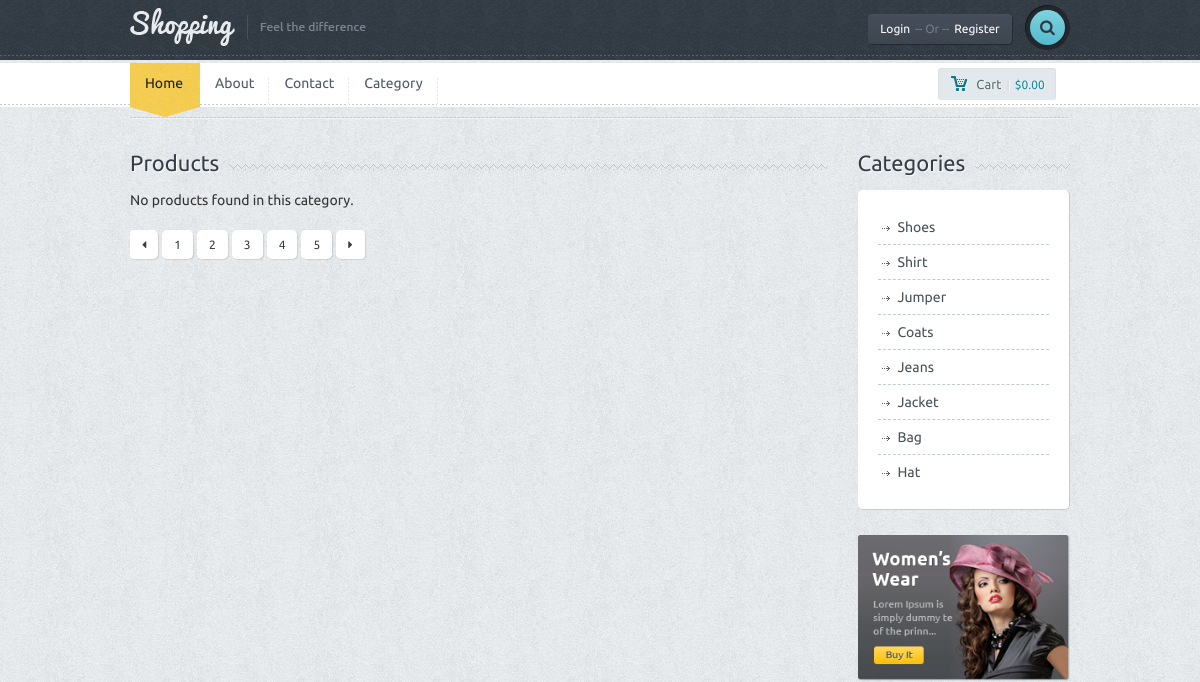
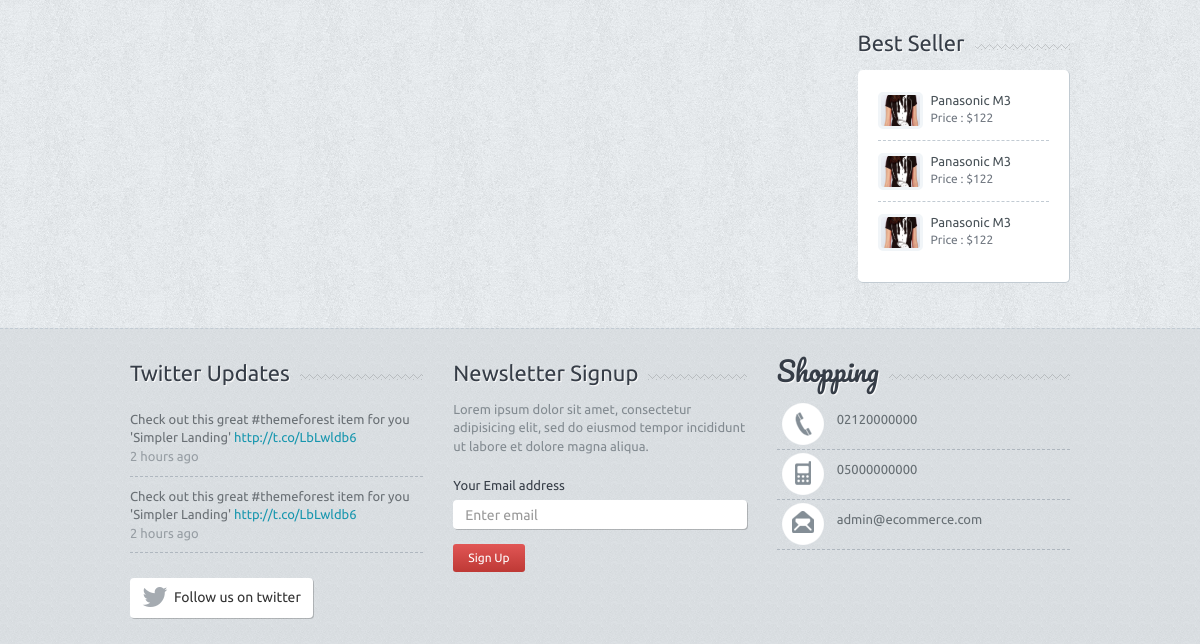
The app's page /categories.php (upper part), older data (2 pictures, top to bottom).
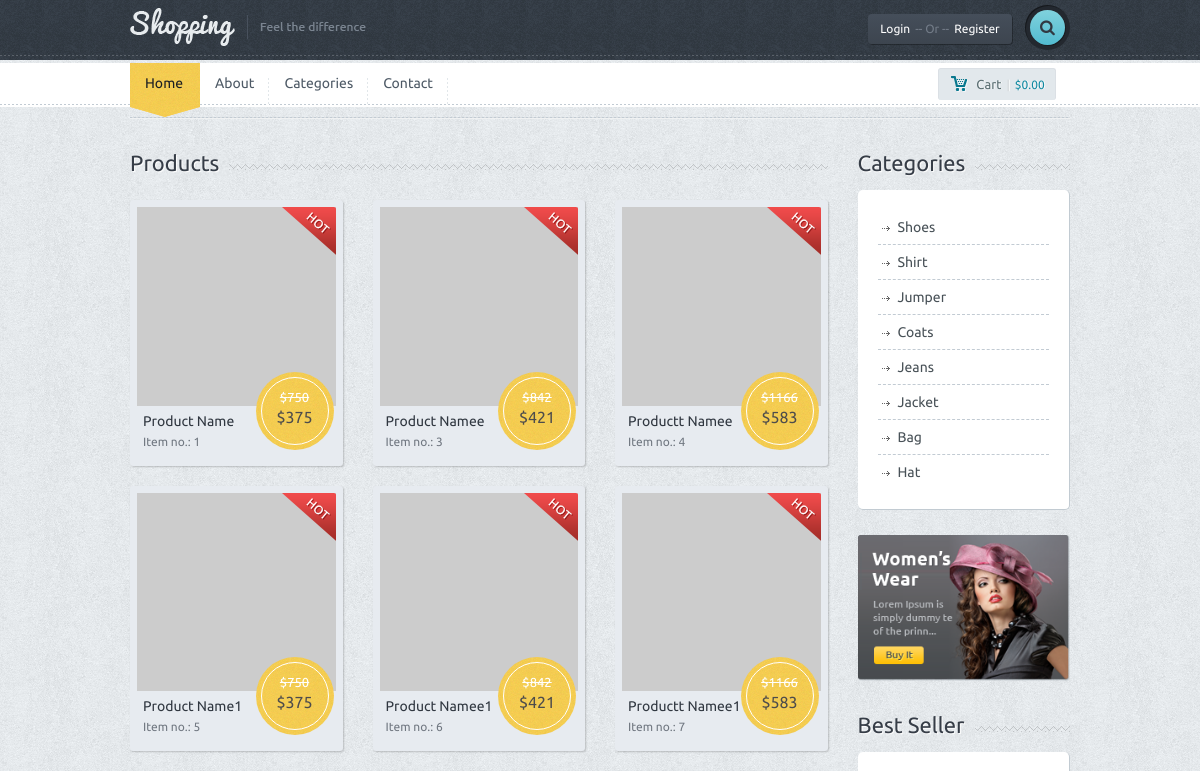
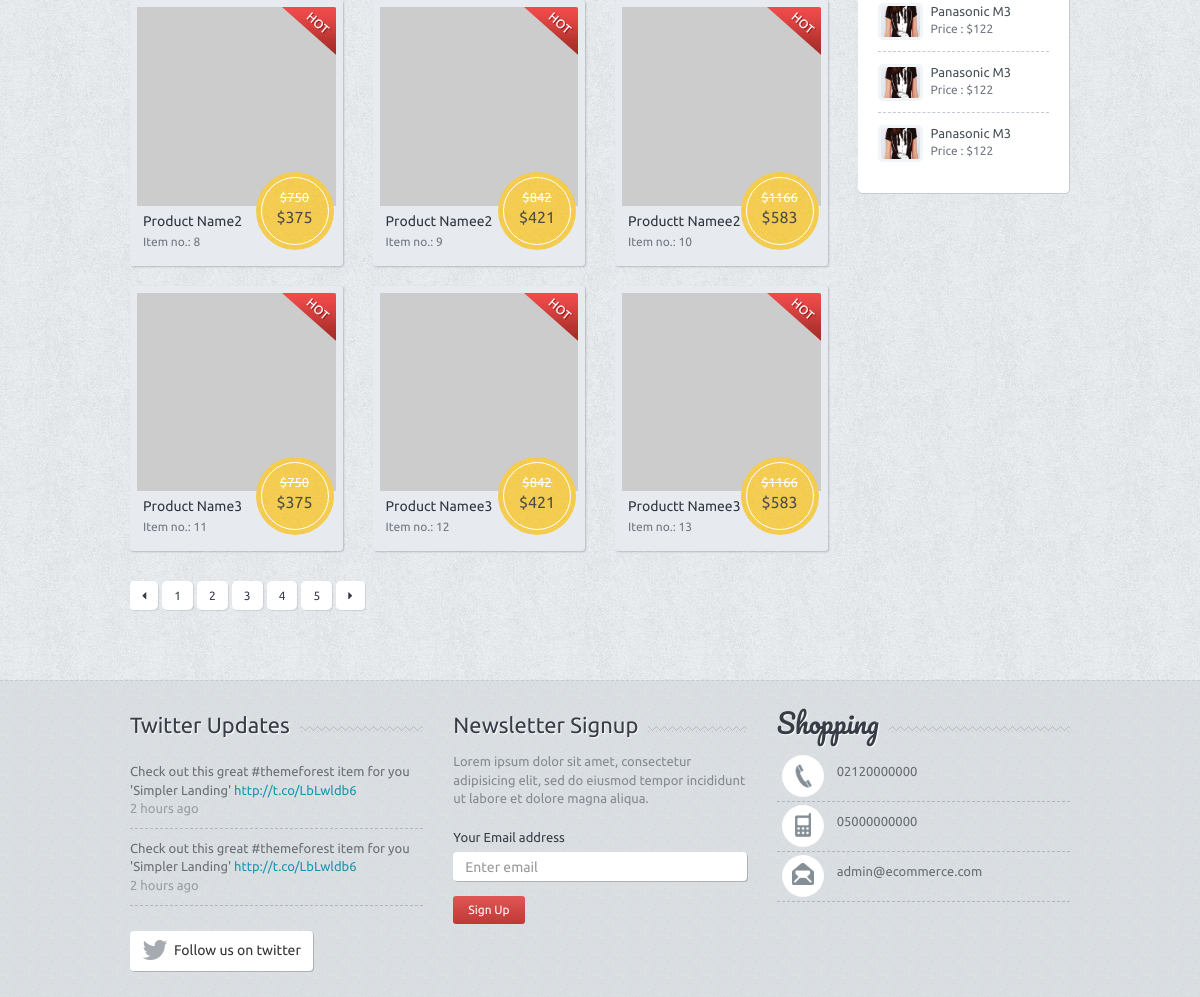
The same page, newer data (2 pictures, top to bottom).
### tables this page shows
CREATE TABLE `setting` (
  `setting_id` int(11) NOT NULL,
  `setting_logo` varchar(150) DEFAULT NULL,
  `setting_url` varchar(50) NOT NULL,
  `setting_title` varchar(250) DEFAULT NULL,
  `setting_description` varchar(250) DEFAULT NULL,
  `setting_keywords` varchar(250) DEFAULT NULL,
  `setting_author` varchar(100) DEFAULT NULL,
  `setting_tel` varchar(50) DEFAULT NULL,
  `setting_gsm` varchar(50) DEFAULT NULL,
  `setting_fax` varchar(50) DEFAULT NULL,
  `setting_mail` varchar(50) DEFAULT NULL,
  `setting_district` varchar(50) DEFAULT NULL,
  `setting_country` varchar(50) DEFAULT NULL,
  `setting_adress` varchar(250) DEFAULT NULL,
  `setting_time` varchar(250) DEFAULT NULL,
  `setting_maps` varchar(250) DEFAULT NULL,
  `setting_analystic` varchar(250) DEFAULT NULL,
  `setting_desk` varchar(250) DEFAULT NULL,
  `setting_facebook` varchar(100) DEFAULT NULL,
  `setting_twitter` varchar(100) DEFAULT NULL,
  `setting_google` varchar(100) DEFAULT NULL,
  `setting_youtube` varchar(100) DEFAULT NULL,
  `setting_smtphost` varchar(50) DEFAULT NULL,
  `setting_smtppassword` varchar(50) DEFAULT NULL,
  `setting_smtpport` varchar(50) DEFAULT NULL,
  `setting_live` enum('0','1') NOT NULL DEFAULT '1'
);

CREATE TABLE `menu` (
  `menu_id` int(11) NOT NULL,
  `menu_top` varchar(50) NOT NULL,
  `menu_name` varchar(100) NOT NULL,
  `menu_detail` text NOT NULL,
  `menu_url` varchar(250) NOT NULL,
  `menu_order` int(2) NOT NULL,
  `menu_status` enum('0','1') NOT NULL,
  `menu_seourl` varchar(250) NOT NULL
);

CREATE TABLE `categories` (
  `category_id` int(11) NOT NULL,
  `category_name` varchar(100) NOT NULL,
  `category_top` int(2) NOT NULL,
  `category_seourl` varchar(250) NOT NULL,
  `category_order` int(2) NOT NULL,
  `category_status` enum('0','1') NOT NULL DEFAULT '1'
);

CREATE TABLE `product` (
  `product_id` int(11) NOT NULL,
  `category_id` int(11) NOT NULL,
  `product_time` timestamp NOT NULL DEFAULT CURRENT_TIMESTAMP,
  `product_name` varchar(250) NOT NULL,
  `product_seourl` varchar(250) NOT NULL,
  `product_detail` text NOT NULL,
  `product_price` float(9,2) NOT NULL,
  `product_video` varchar(50) NOT NULL,
  `product_keyword` varchar(250) NOT NULL,
  `product_stock` int(11) NOT NULL,
  `product_status` enum('0','1') NOT NULL,
  `product_order` int(2) NOT NULL,
  `product_homeshowcase` enum('0','1') NOT NULL DEFAULT '0'
);

### admin/production/function.php (called while the page is built, shortened)
<?php
function seo($str, $options = array())
{
    $str = mb_convert_encoding((string)$str, 'UTF-8', mb_list_encodings());
    $defaults = array(
        'delimiter' => '-',
        'limit' => null,
        'lowercase' => true,
        'replacements' => array(),
        'transliterate' => true
    );
    $options = array_merge($defaults, $options);
    $str = preg_replace(array_keys($options['replacements']), $options['replacements'], $str);
    if ($options['transliterate']) {
        $str = str_replace(array_keys($char_map), $char_map, $str);
    }
    $str = preg_replace('/[^\p{L}\p{Nd}]+/u', $options['delimiter'], $str);
    $str = preg_replace('/(' . preg_quote($options['delimiter'], '/') . '){2,}/', '$1', $str);
    $str = mb_substr($str, 0, ($options['limit'] ? $options['limit'] : mb_strlen($str, 'UTF-8')), 'UTF-8');
    $str = trim($str, $options['delimiter']);
    return $options['lowercase'] ? mb_strtolower($str, 'UTF-8') : $str;
}
?>

### categories.php (the view, shortened to what this page needs)
<?php
	require_once 'header.php';
	if(isset($_GET['sef'])) {
		$categorycontrol=$db->prepare("SELECT * FROM categories WHERE category_seourl=:seourl");
		$categorycontrol->execute(
			[
				'seourl' => $_GET['sef']
			]
		);
		$categorybring=$categorycontrol->fetch(PDO::FETCH_ASSOC);
		$category_id=$categorybring['category_id'];
		$productcontrol=$db->prepare("SELECT * FROM product WHERE category_id=:category_id order by product_order ASC");
		$productcontrol->execute(
			[
				'category_id' => $category_id
			]
		);
	} else {
		$productcontrol=$db->prepare("SELECT * FROM product order by product_order ASC");
		$productcontrol->execute();
	}
?>
<div class="container">
	<div class="lines"></div>
</div>
<div class="container">
	<div class="row">
		<div class="col-md-9">
			<div class="title-bg">
				<div class="title">Products</div>
			</div>
			<div class="row prdct">
				<?php
					$check=$productcontrol->rowCount();
					if ($check==0) {
						echo "<div class='col-md-12'>No products found in this category.</div>";
					}
					while($productbring=$productcontrol->fetch(PDO::FETCH_ASSOC)) {
				?>
				<div class="col-md-4">
					<div class="productwrap">
						<div class="pr-img">
							<div class="hot"></div>
							<a href="product-<?=seo($productbring["product_name"]).'-'.$productbring["product_id"]?>"><img src="http://via.placeholder.com/250x250" alt="" class="img-responsive"></a>
							<div class="pricetag on-sale"><div class="inner on-sale"><span class="onsale"><span class="oldprice">$<?php echo $productbring['product_price']*2 ?></span>$<?php echo $productbring['product_price'] ?></span></div></div>
						</div>
						<span class="smalltitle"><a href="#"><?php echo $productbring['product_name'] ?></a></span>
						<span class="smalldesc">Item no.: <?php echo $productbring['product_id'] ?></span>
					</div>
				</div>
				<?php } ?>
			</div>
			<ul class="pagination shop-pag">
				<li><a href="#"><i class="fa fa-caret-left"></i></a></li>
				<li><a href="#">1</a></li>
				<li><a href="#">2</a></li>
				<li><a href="#">3</a></li>
				<li><a href="#">4</a></li>
				<li><a href="#">5</a></li>
				<li><a href="#"><i class="fa fa-caret-right"></i></a></li>
			</ul>
		</div>
		<?php require_once 'sidebar.php'; ?>
	</div>
	<div class="spacer"></div>
</div>
<?php
	require_once 'footer.php';
?>

### header.php (shortened to what this page needs)
<?php
    require_once 'admin/system/connect.php';
	require_once 'admin/production/function.php';
	$sql=$db->prepare("SELECT * FROM setting WHERE setting_id=:id");
	$sql->execute(['id' => 1]);
	$settingbring=$sql->fetch(PDO::FETCH_ASSOC);
	$usersql=$db->prepare("SELECT * FROM user WHERE user_mail=:mail");
    $usersql->execute(['mail' => $_SESSION['usercustomer_mail']]);
    $userbring=$usersql->fetch(PDO::FETCH_ASSOC);
?>
<!DOCTYPE html>
<html lang="en">
  <head>
	<link href='font-awesome\css\font-awesome.css' rel="stylesheet" type="text/css">
    <link href="bootstrap\css\bootstrap.min.css" rel="stylesheet">
	<link rel="stylesheet" href="style.css">
	<link rel="stylesheet" type="text/css" href="js\product\jquery.fancybox.css?v=2.1.5" media="screen">
	<link rel="stylesheet" href="css\owl.carousel.css">
	<link rel="stylesheet" href="css\owl.transitions.css">
  </head>
  <body>
  <div id="wrapper">
	<div class="header">
		<div class="container">
			<div class="row">
				<div class="col-xs-6 col-md-4 main-logo">
					<a href="index"><img src="<?php echo $settingbring['setting_logo']; ?>" alt="logo" class="logo img-responsive"></a>
				</div>
				<div class="col-md-8">
					<div class="pushright">
						<div class="top">
							<?php
								if(!isset($_SESSION['usercustomer_mail'])) {
							?>
								<a href="#" id="reg" class="btn btn-default btn-dark">Login<span>-- Or --</span>Register</a>
							<?php } else { ?>
								<a href="#" class="btn btn-default btn-dark">Welcome<span><?php echo $userbring['user_name']; ?> </span></a>
							<?php } ?>
							<div class="srch-wrap">
								<a href="#" id="srch" class="btn btn-default btn-search"><i class="fa fa-search"></i></a>
							</div>
						</div>
					</div>
				</div>
			</div>
		</div>
		<div class="dashed"></div>
	</div>
	<div class="main-nav">
		<div class="navbar navbar-default navbar-static-top">
			<div class="container">
				<div class="row">
					<div class="col-md-10">
						<div class="navbar-collapse collapse">
							<ul class="nav navbar-nav">
								<li><a href="index" class="active">Home</a><div class="curve"></div></li>
								<?php
									$menucontrol=$db->prepare("SELECT * FROM menu where menu_status=:mstatus order by menu_order ASC limit 5");
									$menucontrol->execute(
										[
											'mstatus' => 1
										]
									);
									while($menubring=$menucontrol->fetch(PDO::FETCH_ASSOC)) {
								?>
									<li><a href="<?php if(!empty($menubring['menu_url'])) { echo $menubring['menu_url']; } else { echo "page-".seo($menubring['menu_name']);} ?>"><?php echo $menubring['menu_name']?></a></li>
								<?php } ?>
							</ul>
						</div>
					</div>
					<div class="col-md-2 machart">
						<button id="popcart" class="btn btn-default btn-chart btn-sm "><span class="mychart">Cart</span>|<span class="allprice">$0.00</span></button>
					</div>
				</div>
			</div>
		</div>
	</div>

### sidebar.php
<div class="col-md-3">
				<div class="title-bg">
					<div class="title">Categories</div>
				</div>
				<div class="categorybox">
					<ul>
						<?php
							$categorycontrol=$db->prepare("SELECT * FROM categories order by category_order ASC");
							$categorycontrol->execute();
							while($categorybring=$categorycontrol->fetch(PDO::FETCH_ASSOC)) {
						?>
						<li><a href="category-<?=seo($categorybring["category_name"])?>"><?php echo $categorybring['category_name'] ?></a></li>
						<?php } ?>
					</ul>
				</div>
				<div class="ads">
					<a href="product.htm"><img src="images\ads.png" class="img-responsive" alt=""></a>
				</div>
				<div class="title-bg">
					<div class="title">Best Seller</div>
				</div>
				<div class="best-seller">
					<ul>
						<li class="clearfix">
							<a href="#"><img src="images\demo-img.jpg" alt="" class="img-responsive mini"></a>
							<div class="mini-meta">
								<a href="#" class="smalltitle2">Panasonic M3</a>
								<p class="smallprice2">Price : $122</p>
							</div>
						</li>
						<li class="clearfix">
							<a href="#"><img src="images\demo-img.jpg" alt="" class="img-responsive mini"></a>
							<div class="mini-meta">
								<a href="#" class="smalltitle2">Panasonic M3</a>
								<p class="smallprice2">Price : $122</p>
							</div>
						</li>
						<li class="clearfix">
							<a href="#"><img src="images\demo-img.jpg" alt="" class="img-responsive mini"></a>
							<div class="mini-meta">
								<a href="#" class="smalltitle2">Panasonic M3</a>
								<p class="smallprice2">Price : $122</p>
							</div>
						</li>
					</ul>
				</div>
			</div>

### footer.php (shortened to what this page needs)
<div class="f-widget">
		<div class="container">
			<div class="row">
				<div class="col-md-4">
					<div class="title-widget-bg">
						<div class="title-widget">Twitter Updates</div>
					</div>
					<ul class="tweets">
						<li>Check out this great #themeforest item for you
						'Simpler Landing' <a href="#">http://t.co/LbLwldb6 </a>
						<span>2 hours ago</span></li>
						<li class="lastone">Check out this great #themeforest item for you
						'Simpler Landing' <a href="#">http://t.co/LbLwldb6 </a>
						<span>2 hours ago</span></li>
					</ul>
					<a href="#" class="btn btn-default btn-follow"><i class="fa fa-twitter fa-2x"></i><div>Follow us on twitter</div></a>
				</div>
				<div class="col-md-4">
					<div class="title-widget-bg">
						<div class="title-widget">Newsletter Signup</div>
					</div>
					<div class="newsletter">
						<p>
							Lorem ipsum dolor sit amet, consectetur adipisicing elit, sed do eiusmod tempor incididunt ut labore et dolore magna aliqua.
						</p>
						<form role="form">
							<div class="form-group">
								<label>Your Email address</label>
								<input type="email" class="form-control newstler-input" id="exampleInputEmail1" placeholder="Enter email">
								<button class="btn btn-default btn-red btn-sm">Sign Up</button>
							</div>
						</form>
					</div>
				</div>
				<div class="col-md-4">
					<div class="title-widget-bg">
						<div class="title-widget-cursive">Shopping</div>
					</div>
					<ul class="contact-widget">
						<li class="fphone"><?php echo $settingbring['setting_tel']; ?></li>
						<li class="fmobile"><?php echo $settingbring['setting_gsm']; ?></li>
						<li class="fmail lastone"><?php echo $settingbring['setting_mail']; ?></li>
					</ul>
				</div>
			</div>
		</div>
	</div>
	</div>
  </body>
</html>

Row changes from the older to the newer data that the page shows:
changed menu: menu_name "Category" → "Categories"; moves up the list
added product: $productbring['product_price']*2 "750", product_price "375", product_name "Product Name", product_id "1"
added product: $productbring['product_price']*2 "842", product_price "421", product_name "Product Namee", product_id "3"
added product: $productbring['product_price']*2 "1166", product_price "583", product_name "Productt Namee", product_id "4"
added product: $productbring['product_price']*2 "750", product_price "375", product_name "Product Name1", product_id "5"
added product: $productbring['product_price']*2 "842", product_price "421", product_name "Product Namee1", product_id "6"
added product: $productbring['product_price']*2 "1166", product_price "583", product_name "Productt Namee1", product_id "7"
added product: $productbring['product_price']*2 "750", product_price "375", product_name "Product Name2", product_id "8"
added product: $productbring['product_price']*2 "842", product_price "421", product_name "Product Namee2", product_id "9"
added product: $productbring['product_price']*2 "1166", product_price "583", product_name "Productt Namee2", product_id "10"
added product: $productbring['product_price']*2 "750", product_price "375", product_name "Product Name3", product_id "11"
added product: $productbring['product_price']*2 "842", product_price "421", product_name "Product Namee3", product_id "12"
added product: $productbring['product_price']*2 "1166", product_price "583", product_name "Productt Namee3", product_id "13"
Text that changed along with them:
text no longer shown: "No products found in this category."
